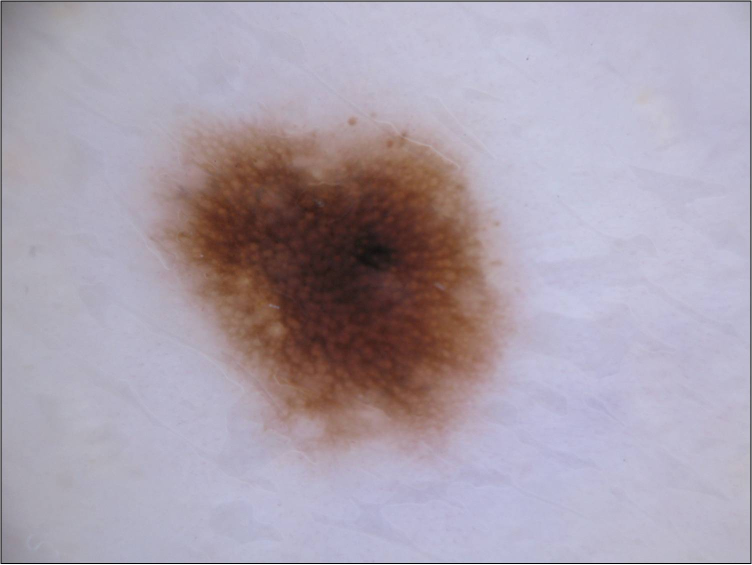
#> input picture TP2 unsupervised 2-20220221/nevus.jpg, 1504 x 1129 px, found by its file name (shown at 1/2 size)
$ jupyter execute --allow-errors NO_2022_TP_Unsupervised_2_NMF-kmeans.ipynb   (older library calls are emulated)
#> lines starting #> are read from the running program, lines starting #| are printed output that depends on the picture; after the words box and inside, x2 and y2 are one past the last pixel; in counts of white or black regions, pixels touching at a corner belong together
## Practical Session - Unsupervised Learning

This Practical session is about unsupervised learning. We will use the dimensionality reduction and clustering techniques presented this morning to analyze both toy examples and real images.

Please answer the questions and complete the code where you see (`XXXXXXXXXX`).

First let's load the functions we will use

[cell 1]
import numpy as np
import numpy.matlib
import math
import matplotlib.pyplot as plt
plt.close('all')

from sklearn.model_selection import train_test_split
from sklearn.neighbors import KNeighborsClassifier
from sklearn.decomposition import NMF
from sklearn.cluster import KMeans
from sklearn.decomposition import PCA
from sklearn.decomposition import FastICA

from scipy import linalg as LA
from scipy.stats import ortho_group
from scipy.stats import gennorm

from skimage.io import imread
from skimage.transform import resize
from skimage.transform import rescale
from skimage import img_as_bool

from mpl_toolkits.axes_grid1 import AxesGrid
from scipy.spatial.distance import dice
from skimage.measure import find_contours

from scipy.io import loadmat

# I - Dimensionnality reduction: NMF

## I - 1) Dataset

You will first work on the same face images as during the practical work 1.

Load the original images present in the files *'YaleB\_32x32.mat'*. This is a small part of the freely available Extended Yale Face Database B downloaded from http://www.cad.zju.edu.cn/home/dengcai/Data/FaceData.html. It contains 2414 cropped images resized to 32x32 pixels. Every image is represented as a vector 1x1024 and all images are stacked in a matrix called data. There are 38 subjects with around 64 near frontal images per individual under different illumination conditions. Once loaded and normalised the data, such that the pixels are between 0 and 1, you can plot images using the function *'imshow'*.

**Goal**

The goal of this part is to evaluate the performance of the dimensionality reduction techniques presented this morning for face recognition. We divide the data-set into two parts, training and test. For every dimensionality reduction technique, you will first extract a set of basis images from your training data-set. Then, you will project the test subjects in this new basis and use the nearest neighbor algorithm to evaluate the performance of the dimensionality reduction technique.

Let's load the data and define a function to plot the faces. If you do not remember how the dataset is constituted, please refer to the previous practical work.

[cell 2]
if 'google.colab' in str(get_ipython()):
  from google_drive_downloader import GoogleDriveDownloader as gdd
  gdd.download_file_from_google_drive(file_id='1rgICXtcIAgDqSoHnNXNZMD_iNABF3RZA',
  dest_path='./YaleB_32x32.mat')
else:
  print('You are not using Colab. Please define working_dir with the absolute path to the folder where you downloaded the data')

# Please modify working_dir only if you are using your Anaconda (and not Google Colab)
Working_directory="./"


#> (the rest of this cell did not finish here and is left out)

## I - 2) NNMF

Here you will test Non-negative Matrix factorization. The basis images of the training are in the matrix $W_{train}$ and the scores (or coefficients) to test the performance in $H_{train}$. The test scores are computed as $H_{test}=W_{train}^{-1}X_{test}$.

**Question**

1. Use the scikit-learn implementation to test the performance.
2. Plot the basis images and compare them with respect to the basis images obtained using PCA and ICA in the last practical work. What can you say ?
3. What about the performances of NNMF, i.e. computational time and classification accuracy ? Is it better or worse than the other methods ? Why ?
4. Do you think that it is a food idea to use a PCA before the NMF algorithm? Why?

[cell 3]
# NNMF (scikit-learn implementation)
Ncomponents=100
model = NMF(init='random', solver='mu', n_components=Ncomponents, tol=1e-3,max_iter=300, random_state=0)
#> (the rest of this cell did not finish here and is left out)

Implement your own implementation in `NNMFLecture` following the lecture slides. Complete the missing lines (`XXXXXXXXXX`)

[cell 4]
# [75 lines left out: function NNMFLecture, not called in this run]

[cell 5]
# NNMF (your own implementation)
Ncomponents=100
#> (the rest of this cell did not finish here and is left out)

## I-3) ICA and NNMF in the presence of noise

We will now compare ICA and NNMF results in the presence of noise within the dataset. Please note that during the class on ICA, the dataset $X$ was assumed to be noiseless: we were looking for a decomposition such that $X = AS$, and not $X = AS + N$, where $N$ would be a noise term.

1. How do you think that ICA might behave in the presence of noise? You might in particular consider the case of a Gaussian noise N.
2. On the other hand, do you think that NNMF behaves better? If so, for what kind of noises?

In the following, we will try to compare the behavior of ICA and NNMF in the presence of noise. Do the following:
- add some Gaussian noise to both the training and the testing dataset.
- apply both NNMF and ICA (the second architecture you implemented in the previous practical work) on the noisy dataset. For both, you can use 250 features.
- use the NN algorithm to classify the images from the features extracted from ICA and NNMF.

Redo the same for different noise levels. Plot a curve of the classification accuracy when either ICA or NNMF are used as pre-processing steps. Comment your results.

[cell 6]
sigmaTab = np.array([0,0.05,0.1,0.15,0.2,0.25,0.3,0.4,0.5])
scoreNMF = np.zeros(len(sigmaTab))
scoreICA = np.zeros(len(sigmaTab))
scoreICA1 = np.zeros(len(sigmaTab))

#> (the rest of this cell did not finish here and is left out)

[cell 7]
plt.figure(),plt.plot(sigmaTab,scoreNMF)
plt.plot(sigmaTab,scoreICA)
plt.legend(['NMF','ICA'])
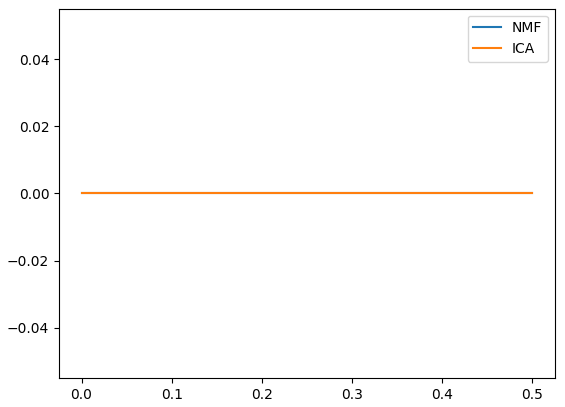
#> figure drawn by matplotlib, 1 panel

# II - Clustering: K-means

We will now work on the K-means algorithm. First, the K-means algorithm will be used to cluster the toy examples datasets of the first practical work. Then, it will be used to segment real images.

## II - 1) Toy examples

Let us first define the toy examples.

[cell 8]
def generate_scenario(scenario=3, n_samples0 = 100, n_samples1 = 30):

    y = np.concatenate((np.zeros([n_samples0,1]) , np.ones([n_samples1,1])) , axis=0)

    if scenario == 1:
        # Separate Gaussian
        mean0 = [2, 3]
        mean1 = [12, 14]
        cov0 = [[1, 1.5], [1.5 ,3]]
        cov1 = 2 ** 2 * np.eye(2)
        X0 = np.random.multivariate_normal(mean0, cov0, n_samples0, check_valid='raise')
        X1 = np.random.multivariate_normal(mean1, cov1, n_samples1, check_valid='raise')

    elif scenario == 2:
        # Overlapping Gaussian
        mean0 = [2, 3]
        mean1 = [5, 7]
        cov0 = [[1, 1.5], [1.5 ,3]]
        cov1 = [[2, 3], [3 ,6]]
        X0 = np.random.multivariate_normal(mean0, cov0, n_samples0, check_valid='raise')
        X1 = np.random.multivariate_normal(mean1, cov1, n_samples1, check_valid='raise')


    elif scenario == 3:
        # Overlapping Gaussian
        mean0 = [0, 0]
        mean1 = [0, 0]
        cov0 = [[50, 15], [15, 6]]#cov0 = [[50, 4], [4, 2]]
        cov1 = [[2, 0], [0 ,50]]#cov1 = [[2, 0], [0 ,50]]
        X0 = np.random.multivariate_normal(mean0, cov0, n_samples0, check_valid='raise')
        X1 = np.random.multivariate_normal(mean1, cov1, n_samples1, check_valid='raise')


    elif scenario == 4:
        # Circles
        # 1 circle
        angle0=np.linspace(0, 2 * np.pi, n_samples0);
        X0=np.vstack((8*np.cos(angle0) , 8*np.sin(angle0))).T

        # 2 circle
        angle1=np.linspace(0, 2 * np.pi, n_samples1);
        X1=np.vstack((2*np.cos(angle1) , 2*np.sin(angle1))).T

    return X0,X1,y

# [36 lines left out: function plotResults, not called in this run]


def frontiere(model, X, y, step=50):

    labels = np.unique(y)

    min_tot = np.min(X)
    max_tot = np.max(X)
    delta = (max_tot - min_tot) / step
    xx, yy = np.meshgrid(np.arange(min_tot, max_tot, delta),
                         np.arange(min_tot, max_tot, delta))
    z = np.array( model.predict(np.c_[xx.ravel(), yy.ravel() ]) )
    z = z.reshape(xx.shape)

    plt.imshow(z, origin='lower', extent=[min_tot, max_tot, min_tot, max_tot],
               interpolation="mitchell", cmap='RdBu')

    cbar = plt.colorbar(ticks=labels)
    cbar.ax.set_yticklabels(labels)

    plt.scatter(X[np.where(yKmeans == 0)[0],0],X[np.where(yKmeans == 0)[0],1],c='r', label='Predicted class 0')
    plt.scatter(X[np.where(yKmeans == 1)[0],0],X[np.where(yKmeans == 1)[0],1],c='b', label='Predicted class 1')

    plt.ylim([min_tot, max_tot])
    plt.xlim([min_tot, max_tot])

Now, create the data we will use.

[cell 9]
## Choose the scenarioIndex (value between 1 and 4)
scenarioIndex = 4
##

X0,X1,y = generate_scenario(scenario=scenarioIndex, n_samples0 = 350, n_samples1 = 350)
X=np.concatenate((X0,X1),axis=0)

plt.figure(figsize=(6, 6))
plt.scatter(X0[:,0],X0[:,1],c='r', label='Class 0')
plt.scatter(X1[:,0],X1[:,1],c='b', label='Class 1')
plt.title('Original data')
plt.legend()
plt.show()
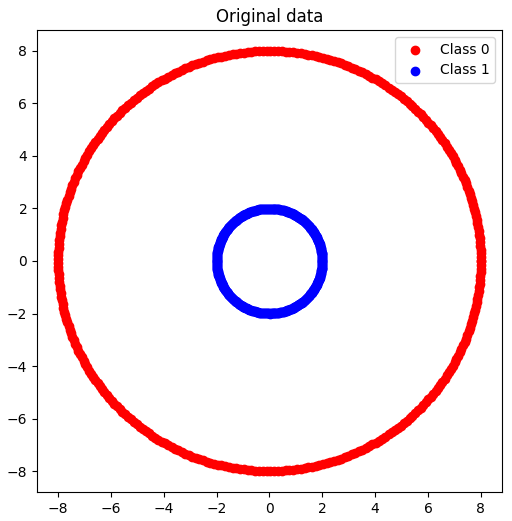
#> figure drawn by matplotlib, 1 panel

Use the K-means to find the different clusters in the dataset. K-means will be used on X and we will check whether it can well separate the two classes.

**Question:**
1. Does it work well in all scenarios ? Why ? Is it always easy to define the correct number of clusters ?

[cell 10]
## K-means
Ncluster= 2 # choose a number of clusters
kmeans=KMeans(n_clusters=Ncluster)
yKmeans=kmeans.fit_predict(X)

plt.figure(figsize=(17, 6))
plt.subplot(131)
plt.scatter(X[np.where(y == 0)[0],0],X[np.where(y == 0)[0],1],c='r', label='Class 0')
plt.scatter(X[np.where(y == 1)[0],0],X[np.where(y == 1)[0],1],c='b', label='Class 1')
plt.title('Original data')
plt.legend()

plt.subplot(132)
plt.scatter(X[np.where(yKmeans == 0)[0],0],X[np.where(yKmeans == 0)[0],1],c='r', label='Predicted class 0')
plt.scatter(X[np.where(yKmeans == 1)[0],0],X[np.where(yKmeans == 1)[0],1],c='b', label='Predicted class 1')
plt.title('K-Means')
plt.legend()

plt.subplot(133)
frontiere(kmeans, X, y, step=50)

plt.show()
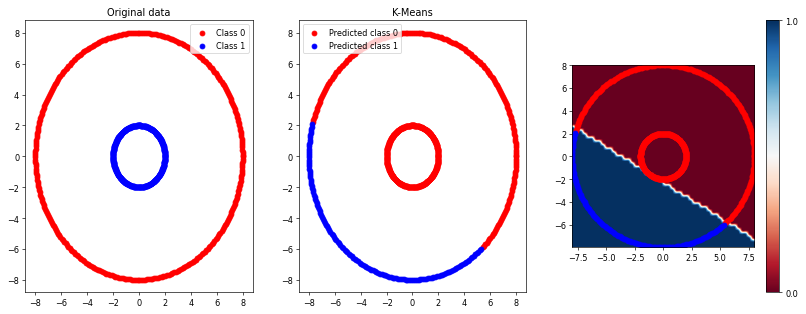
#> figure drawn by matplotlib, 4 panels

Now, implement your own K-means using the Lloyd's algorithm.

[cell 11]
def KMeansLecture(X,K=2,tol=1e-4):
    XXXXXXXX
    XXXXXXXX
    XXXXXXXX
    XXXXXXXX
    XXXXXXXX
    #...
    XXXXXXXX
    XXXXXXXX
    XXXXXXXX


    return yKmeans,muTab

Now, test your K-means algorithm.

[cell 12]
## K-means
Ncluster= 2 # choose a number of clusters
#> (the rest of this cell did not finish here and is left out)

## II-2) K-means for skin lesion segmentation

In this section, you will use the K-means to segment skin lesion images. You will use two images from the ISIC dataset (www.isic-archive.com), one nevus and one melanoma with their respetive manual segmentation.

**Goal**

The goal of this section is to delineate the contours (i.e. segment) of the skin lesions using k-means.

Let's first load the data. The images are rescaled so that the computations are faster.

[cell 13]
if 'google.colab' in str(get_ipython()):
  from google_drive_downloader import GoogleDriveDownloader as gdd
  gdd.download_file_from_google_drive(file_id='1_TeYzLLDoKbPX4xXAOAM_mQiT2nLHgvp',
  dest_path='./data/nevus.jpg')
  gdd.download_file_from_google_drive(file_id='1iQZdUiuK_FwZ7mik7LB3eN_H_IUc5l7b',
  dest_path='./data/nevus-seg.jpg')
  gdd.download_file_from_google_drive(file_id='1yZ46UzGhwO7g5T8397JpewBl6UqgRo5J',
  dest_path='./data/melanoma.jpg')
  gdd.download_file_from_google_drive(file_id='1B2Ol92mBcHN6ah3bpoucBbBbHkPMGC8D',
  dest_path='./data/melanoma-seg.png')
else:
  print('You are not using Colab. Please define working_dir with the absolute path to the folder where you downloaded the data')

# Please modify working_dir only if you are using your Anaconda (and not Google Colab)
Working_directory="./data/"


# Nevus
nevus = imread(Working_directory + 'nevus.jpg')
#> nevus is the input picture: shape (1129, 1504, 3); mean R, G, B 170.3, 160.3, 173.1
nevus=nevus[2:-2,2:-2,:] # remove border (it contains artifacts)
#> nevus: shape (1125, 1500, 3)
nevusMask = imread(Working_directory + 'nevus-seg.jpg')
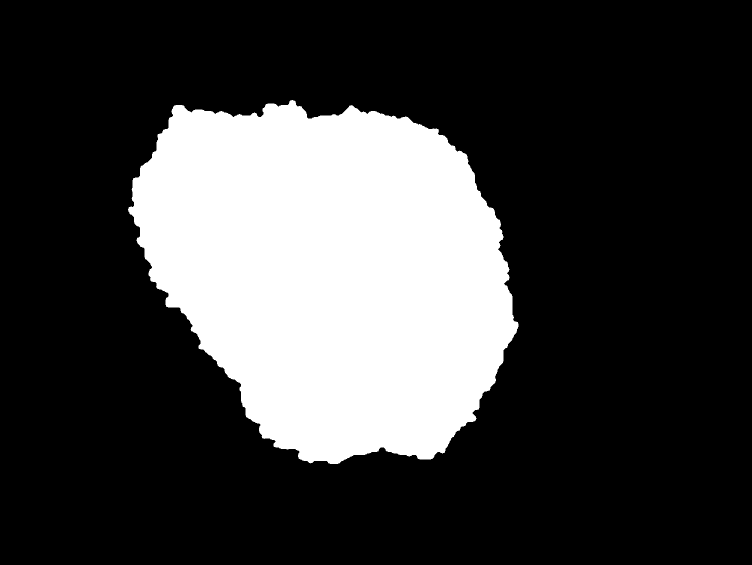
#> input picture TP2 unsupervised 2-20220221/nevus-seg.jpg, 1504 x 1129 px, found by its file name (shown at 1/2 size)
#> nevusMask is the input picture: shape (1129, 1504); min 0, max 255, mean 62.4
nevusMask=nevusMask[2:-2,2:-2] # remove border (it contains artifacts)
#> nevusMask: shape (1125, 1500)
# We rescale to speed up computations
nevus = rescale(nevus, 0.25,multichannel=True, anti_aliasing=True)
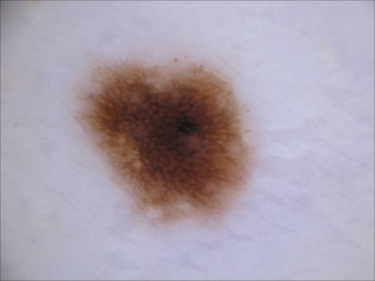
#> nevus: shape (281, 375, 3) float64; mean R, G, B 0.67, 0.63, 0.681
# We need all these options to preserve the binary values
nevusMask = rescale(nevusMask, 0.25, anti_aliasing=False, order=0,  preserve_range=True)
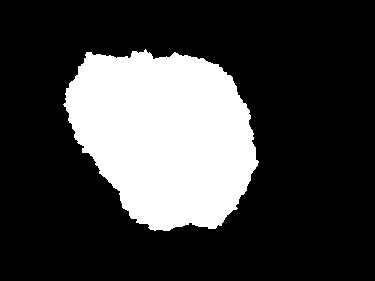
#> nevusMask: shape (281, 375); min 0, max 255, mean 62.8
nevusMask_boolean = (nevusMask/255).astype(np.uint8) # To get uint8
#> nevusMask_boolean: shape (281, 375); values 0 (black) and 1 (white), 24.6% white; 1 white region, box (x1, y1, x2, y2) and area: (63, 49, 259, 231) 25914
nevusMask_expand = np.expand_dims(nevusMask_boolean, axis=2) # To have a 3 channels boolean mask

# Melanoma
melanoma = imread(Working_directory + 'melanoma.jpg')
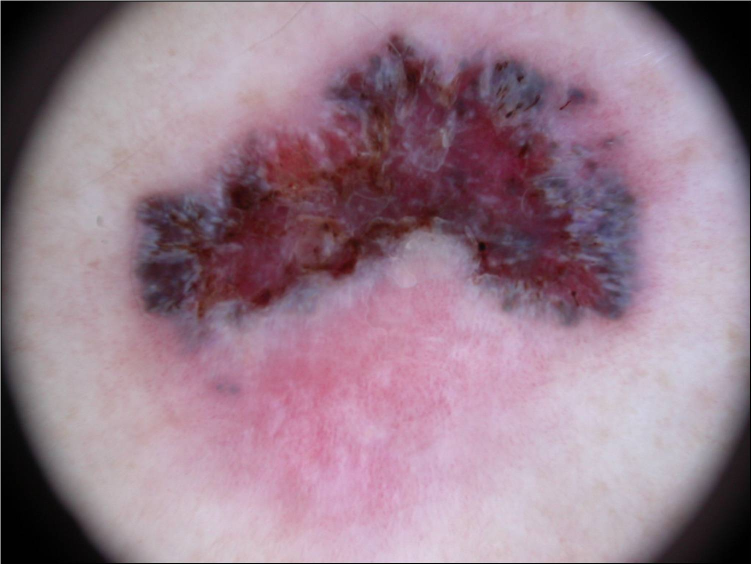
#> input picture TP4 SVM/data/im/melanoma.jpg, 1503 x 1129 px, found by its file name (shown at 1/2 size)
#> melanoma is the input picture: shape (1129, 1503, 3); mean R, G, B 151.9, 125.2, 140.2
melanoma=melanoma[2:-2,2:-2,:] # remove border (it contains artifacts)
#> melanoma: shape (1125, 1499, 3)
melanomaMask = imread(Working_directory + 'melanoma-seg.png')
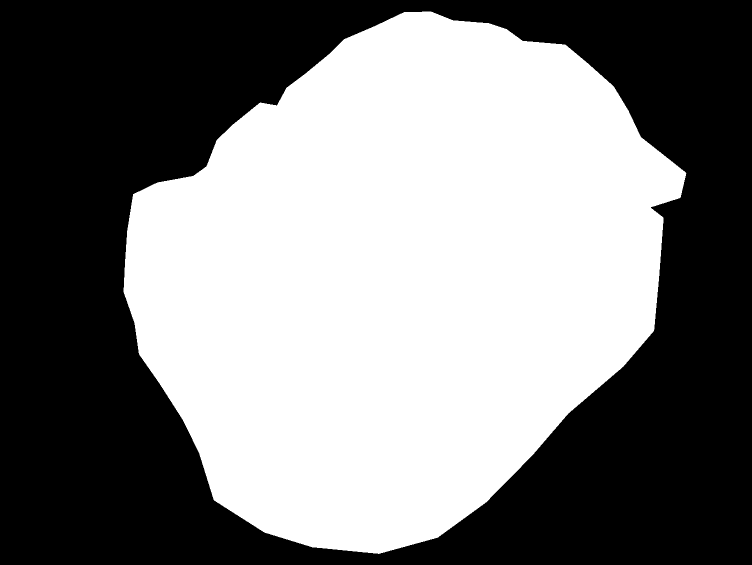
#> input picture TP2 unsupervised 2-20220221/melanoma-seg.png, 1503 x 1129 px, found by its file name (shown at 1/2 size)
#> melanomaMask: shape (1129, 1503); 49.8% white; 1 white region, box (x1, y1, x2, y2) and area: (247, 23, 1373, 1108) 844635
melanomaMask=melanomaMask[2:-2,2:-2] # remove border (it contains artifacts)
#> melanomaMask: shape (1125, 1499); 50.1% white; 1 black region, box (x1, y1, x2, y2) and area: (0, 0, 1499, 1125) 841740
melanoma = rescale(melanoma, 0.25,multichannel=True, anti_aliasing=True)
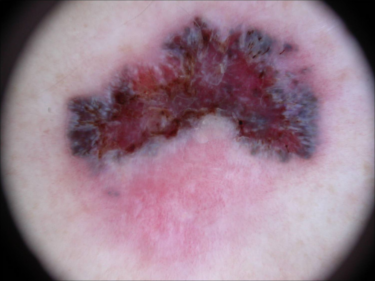
#> melanoma: shape (281, 375, 3) float64; mean R, G, B 0.597, 0.491, 0.55
melanomaMask = rescale(melanomaMask, 0.25, anti_aliasing=False, order=0,  preserve_range=True)
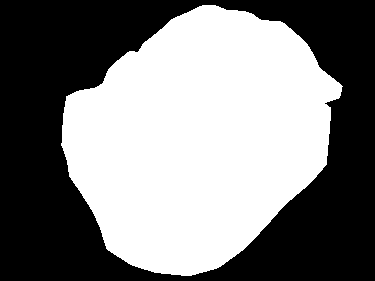
#> melanomaMask: shape (281, 375); 50.1% white; 1 black region, box (x1, y1, x2, y2) and area: (0, 0, 375, 281) 52582
melanomaMask_boolean = (melanomaMask/255).astype(np.uint8)
melanomaMask_expand = np.expand_dims(melanomaMask_boolean, axis=2)

fig = plt.figure(figsize=(12, 12))
grid = AxesGrid(fig, 111,
                nrows_ncols = (2, 3),
                axes_pad = 0.5)
grid[0].imshow(nevus)
grid[0].set_title('Nevus')
grid[0].axis('off')
grid[1].imshow(nevusMask_boolean,cmap='gray')
grid[1].set_title('Nevus segmentation mask')
grid[1].axis('off')
grid[2].imshow(nevusMask_expand*nevus)
grid[2].set_title('Nevus with segmentation')
grid[2].axis('off')
grid[3].imshow(melanoma)
grid[3].set_title('Melanoma')
grid[3].axis('off')
grid[4].imshow(melanomaMask_boolean,cmap='gray')
grid[4].set_title('Melanoma segmentation mask')
grid[4].axis('off')
grid[5].imshow(melanomaMask_expand*melanoma)
grid[5].set_title('Melanoma with segmentation')
grid[5].axis('off')
#> (the rest of the program and of its run is left out)
